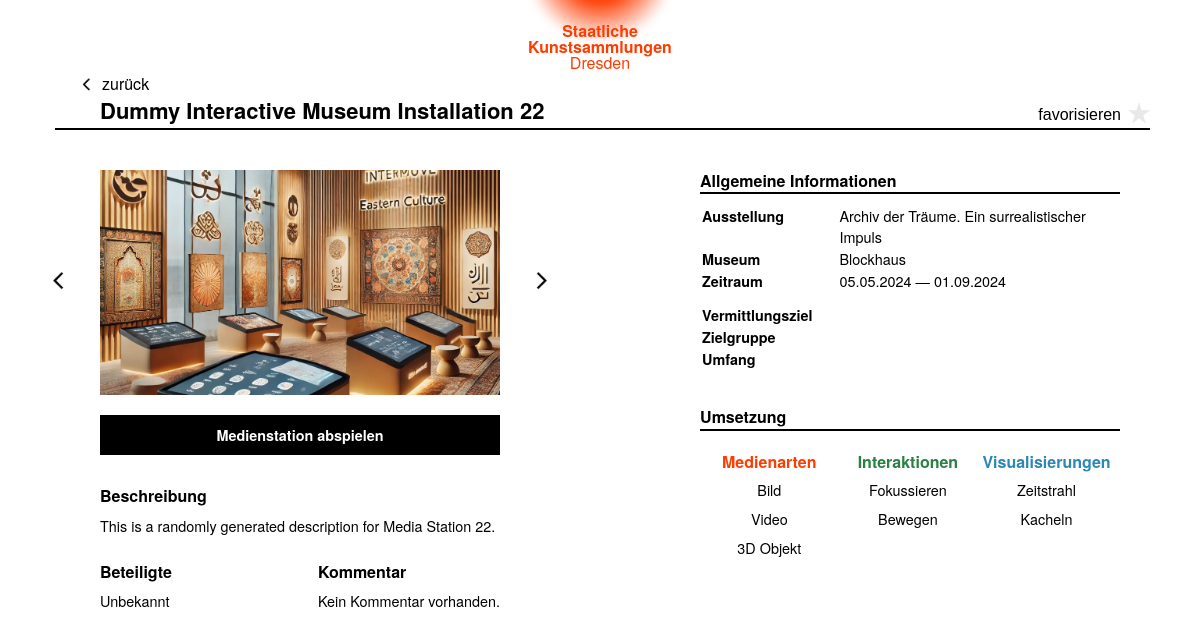
The app's page /mediastations/24 with its own data.
### models.py (models this page shows)
class MediaStation(db.Model, SerializerMixin):
    __tablename__ = 'mediastation'
    id = db.Column(db.Integer, primary_key=True)
    title = db.Column(db.Text, nullable=False)
    description = db.Column(db.Text)
    image_urls = db.Column(JSON, default=list)
    path_to_exec = db.Column(db.Text)
    exhibition_id = db.Column(db.Integer, db.ForeignKey('exhibition.id'), nullable=False)
    media_types = db.relationship('MediaType', secondary=media_type_association, backref=db.backref('mediastation', lazy=True))
    interactions = db.relationship('Interaction', secondary=interaction_association, backref=db.backref('mediastation', lazy=True))
    visualizations = db.relationship('Visualization', secondary=visualization_association, backref=db.backref('mediastation', lazy=True))

class Exhibition(db.Model, SerializerMixin):
    __tablename__ = 'exhibition'
    id = db.Column(db.Integer, primary_key=True)
    title = db.Column(db.Text, nullable=False)
    start_date = db.Column(db.Text)
    end_date = db.Column(db.Text)
    location = db.Column(db.Text)
    trailer = db.Column(db.Text)
    mediastations = db.relationship('MediaStation', backref='exhibition', lazy=True)

class MediaType(db.Model, SerializerMixin):
    id = db.Column(db.Integer, primary_key=True)
    name = db.Column(db.Text, nullable=False)

class Interaction(db.Model, SerializerMixin):
    id = db.Column(db.Integer, primary_key=True)
    name = db.Column(db.Text, nullable=False)

class Visualization(db.Model, SerializerMixin):
    id = db.Column(db.Integer, primary_key=True)
    name = db.Column(db.Text, nullable=False)

### routes.py (the view)
    @app.route("/mediastations/<id>")
    def get_mediastation(id):
        idx = request.args.get("idx", default=0, type=int)
        mediastation = MediaStation.query.get(id)
        exhibition = Exhibition.query.get(mediastation.exhibition_id)
        media_types = db.session.query(MediaType).join(MediaStation.media_types).filter(MediaStation.id == id).all()
        interactions = db.session.query(Interaction).join(MediaStation.interactions).filter(MediaStation.id == id).all()
        visualizations = db.session.query(Visualization).join(MediaStation.visualizations).filter(MediaStation.id == id).all()
        return render_template("mediastation.html", mediastation=mediastation, id=id, exhibition=exhibition, mediatypes=media_types, interactions=interactions, visualizations=visualizations, idx=idx)

### templates/mediastation.html (shortened to what this page needs)
{% extends 'base.html' %} {% block title %} Interaktive Museumsinstallation {% endblock %} {% block content %}
<div class="ms-container">
  <div class="ms-header">
    <div class="first-row btn-before"><a href="{{ url_for('index') }}" id="go-back" class="nav-btn btn-back">zurück</a></div>
    <div class="second-row">
      <h1>{{ mediastation.title }}</h1>
      <button class="pointer" id="favorize">
        favorisieren<svg id="icon-fav" class="icon pointer"><use href="{{ url_for('static', filename='svg/icons.svg') }}#icon-fav"></use></svg>
      </button>
    </div>
  </div>
  <div id="js-book-page" class="ms-book fade-in">
    <div class="ms-book-page-one">
      <div class="slider-control">
        <div class="slider-container ms-image">
          <div id="js-slider" class="slider-wrapper notransition">
            {% for image in mediastation.image_urls %}
            <div class="slide">
              <a href="{{ url_for('get_mediastation_images', id=mediastation.id, idx=loop.index-1) }}"><img class="" src="{{ url_for('get_image', img=image) }}" alt="{{mediastation.title}}" /></a>
            </div>
            {% endfor %}
          </div>
        </div>
        <button class="slider-button prev">
          <svg id="icon-arrow-left" class="icon pointer"><use href="{{ url_for('static', filename='svg/icons.svg') }}#icon-arrow-left"></use></svg>
        </button>
        <button class="slider-button next">
          <svg id="icon-arrow-right" class="icon pointer"><use href="{{ url_for('static', filename='svg/icons.svg') }}#icon-arrow-left"></use></svg>
        </button>
      </div>
      <div class="ms-play"><a href="{{ url_for('get_media', id=mediastation.id) }}" class="ms-play-btn bold">Medienstation abspielen</a></div>
      <div class="ms-description pb-25">
        <h2>Beschreibung</h2>
        <p>{% if mediastation.description %} {{ mediastation.description }} {% endif %}</p>
      </div>
      <div class="ms-wrapper">
        <div class="ms-involved">
          <h2>Beteiligte</h2>
          <ul>
            {% if mediastation.involved %}
            <li></li>
            {% else %}
            <li>Unbekannt</li>
            {% endif%}
          </ul>
        </div>
        <div class="ms-comment">
          <h2>Kommentar</h2>
          {% if mediastation.comments %}
          <p></p>
          {% else %}
          <p>Kein Kommentar vorhanden.</p>
          {% endif%}
        </div>
      </div>
    </div>
    <div class="ms-book-page-two">
      <div class="ms-general pb-25">
        <h2>Allgemeine Informationen</h2>
        <table class="ms-inf">
          <tr>
            <th>Ausstellung</th>
            <td>{{ exhibition.title }}</td>
          </tr>
          <tr>
            <th>Museum</th>
            <td>{{ exhibition.location }}</td>
          </tr>
          <tr>
            <th>Zeitraum</th>
            <td>{{ exhibition.start_date[8:10] }}.{{ exhibition.start_date[5:7] }}.{{ exhibition.start_date[:4] }} &horbar; {{ exhibition.end_date[8:10] }}.{{ exhibition.end_date[5:7] }}.{{ exhibition.end_date[:4] }}</td>
          </tr>
          <tr>
            <td colspan="2" style="height: 10px"></td>
          </tr>
          <tr>
            <th>Vermittlungsziel</th>
            <td>{{ mediastation.goal }}</td>
          </tr>
          <tr>
            <th>Zielgruppe</th>
            <td>{{ mediastation.target }}</td>
          </tr>
          <tr>
            <th>Umfang</th>
            <td>{{ mediastation.scope }}</td>
          </tr>
        </table>
      </div>
      <div class="ms-media pb-25">
        <h2>Umsetzung</h2>
        <div id="js-filter-link" class="ms-wrapper-no-overflow">
          <div class="ms-media-col">
            <h3 class="c-r">Medienarten</h3>
            <ul>
              {% for mt in mediatypes %}
              <li class="realization" data-tooltip="danach Filtern:" data-type="media_type"><a href="{{ url_for('index') }}">{{ mt.name }}</a></li>
              {% endfor %}
            </ul>
          </div>
          <div class="ms-media-col">
            <h3 class="c-g">Interaktionen</h3>
            <ul>
              {% for it in interactions %}
              <div class="realization-tooltip">
                <li class="realization" data-tooltip="danach Filtern:" data-type="interaction_type"><a href="{{ url_for('index') }}">{{ it.name }}</a></li>
              </div>
              {% endfor %}
            </ul>
          </div>
          <div class="ms-media-col">
            <h3 class="c-b">Visualisierungen</h3>
            <ul>
              {% for viz in visualizations %}
              <li class="realization" data-tooltip="danach Filtern:" data-type="visualization_type"><a href="{{ url_for('index') }}">{{ viz.name }}</a></li>
              {% endfor %}
            </ul>
          </div>
        </div>
      </div>
    </div>
  </div>
</div>
{% endblock %}

### records on screen
MediaStation: title "Dummy Interactive Museum Installation 22", description "This is a randomly generated description for Media Station 22."
Exhibition: title "Archiv der Träume. Ein surrealistischer Impuls", location "Blockhaus", start_date "05", start_date "2024", end_date "01", end_date "09", end_date "2024"
MediaType: name "Bild"
MediaType: name "Video"
MediaType: name "3D Objekt"
Interaction: name "Fokussieren"
Interaction: name "Bewegen"
Visualization: name "Zeitstrahl"
Visualization: name "Kacheln"
